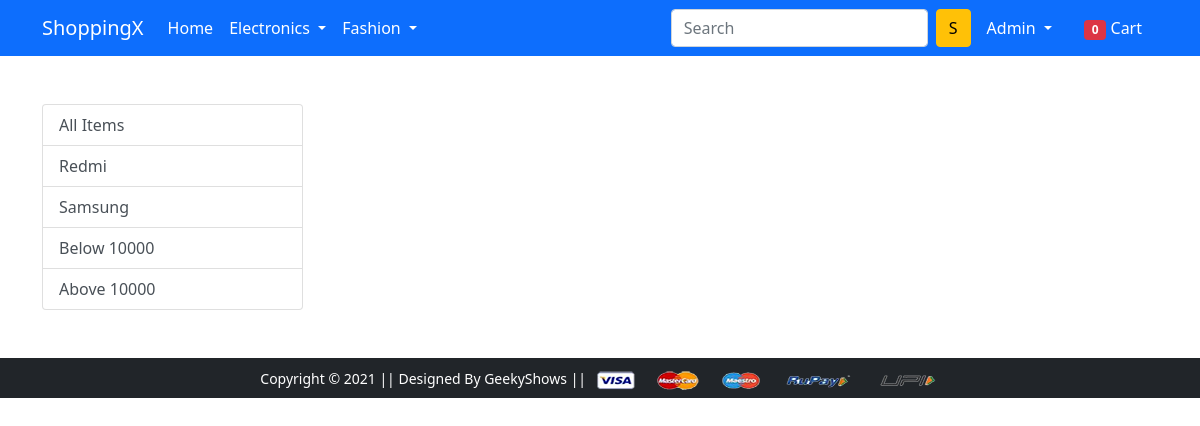
Before: /mobile/ (signed in) with the older database file.
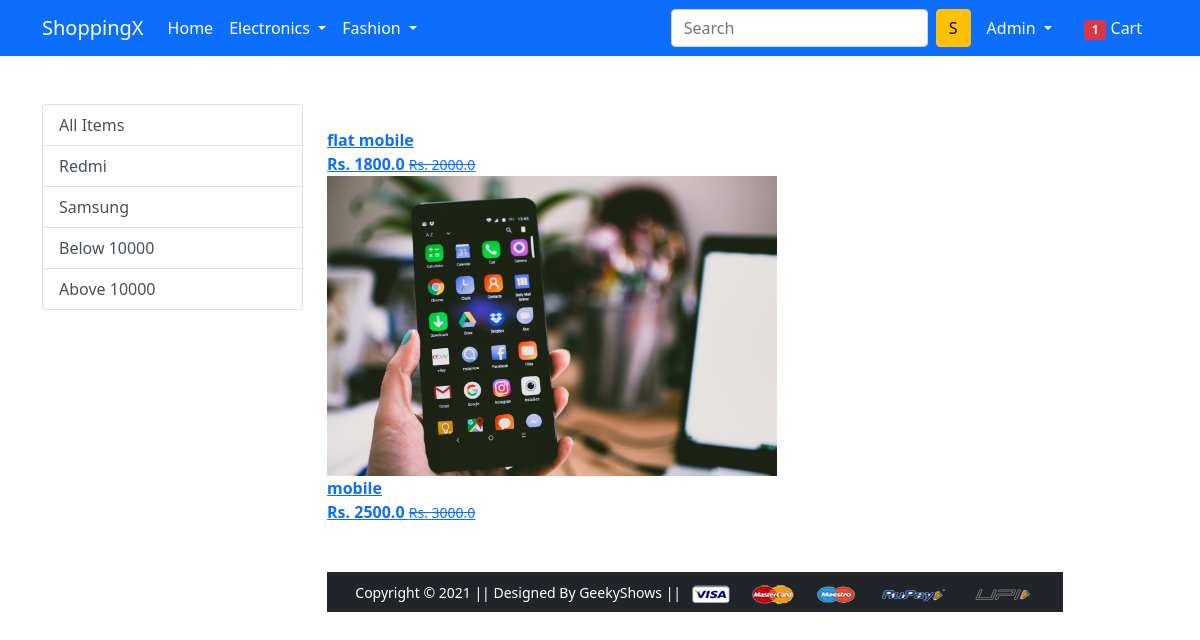
After: the same page with the newer database file.
### app/models.py (models this page shows, shortened)
class Product(models.Model):
    title = models.CharField(max_length=50)
    description = models.CharField(max_length=200)
    selling_price = models.FloatField()
    discounted_price = models.FloatField()
    brand = models.CharField(max_length=100)
    category = models.CharField(choices = CATEGORY_CHOICES,max_length=2)
    product_image = models.ImageField(upload_to='producting')

### app/views.py (the view)
# urls.py: path('mobile/', views.mobile_View.as_view(), name='mobile'),
@method_decorator(login_required, name='dispatch')
class mobile_View(View):
    def get(self, request, data=None):
        totalitem = 0
        if request.user.is_authenticated:
            totalitem = len(Cart.objects.filter(user=request.user))
        if data == None:
            product_mobile = Product.objects.filter(category='M')
        elif data == 'Redmi' or data == 'Samsung':
            product_mobile = Product.objects.filter(
                category='M').filter(brand=data)
        elif data == 'below':
            product_mobile = Product.objects.filter(
                category='M').filter(discounted_price__lt=10000)
        elif data == 'above':
            product_mobile = Product.objects.filter(
                category='M').filter(discounted_price__gt=10000)
        return render(request, 'app/mobile.html', {'product_mobile': product_mobile,'totalitem':totalitem})

### app/templates/app/mobile.html (shortened to what this page needs)
{% extends 'app/base.html' %}
{% load static %}
{% block main-content %}
<div class="container my-5">
    <div class="row">
        <div class="col-sm-3">
            <div class="list-group">
                <a href="{% url 'mobile' %}" class="list-group-item list-group-item-action" aria-current="true">
                    All Items
                </a>
                <a href="{% url 'mobiledata' 'Redmi' %}" class="list-group-item list-group-item-action"
                    aria-current="true">Redmi</a>
                <a href="{% url 'mobiledata' 'Samsung' %}" class="list-group-item list-group-item-action"
                    aria-current="true">Samsung</a>
                    <a href="{% url 'mobiledata' 'below' %}" class="list-group-item list-group-item-action"
                    aria-current="true">Below 10000</a>
                <a href="{% url 'mobiledata' 'above' %}" class="list-group-item list-group-item-action"
                    aria-current="true">Above 10000</a>
            </div>
        </div>
        <div class='col-sm-8'>
            <div class="'row">
                {% for product in product_mobile %}
                <div class="'col-sm-4 text mb-4">
                    <a href="{% url 'product-detail' product.id %}" class="'btn">
                        <div class="'item">
                            <img src='{{product.product_image.url}}' alt="" height="300"  class="">
                            <div class="fw-bold">{{product.title}}</div>
                            <div class="fw-bold">Rs. {{product.discounted_price}}
                                <small class="fw-light text-decoration-line-through">Rs.
                                    {{product.selling_price}}</small>
                            </div>
                    </a>
                    {% endfor %}
                </div>
            </div>
        </div>
    </div>
    {% endblock main-content %}

### app/templates/app/base.html (shortened to what this page needs)
<!doctype html>
{% load static %}
<html lang="en">
  <head>
    <link href="https://cdn.jsdelivr.net/npm/bootstrap@5.0.0-beta1/dist/css/bootstrap.min.css" rel="stylesheet">
    <link rel="stylesheet" href="{% static 'app/css/owl.carousel.min.css' %}">
    <link rel="stylesheet" href="{% static 'app/css/all.min.css' %}">
    <link rel="stylesheet" href="{% static 'app/css/style.css' %}">
  </head>
  <body>
    <nav class="navbar navbar-expand-lg navbar-dark bg-primary">
     <div class="container">
       <a class="navbar-brand" href="/">ShoppingX</a>
       <div class="collapse navbar-collapse" id="navbarSupportedContent">
         <ul class="navbar-nav me-auto mb-2 mb-lg-0">
           <li class="nav-item">
             <a class="nav-link active" aria-current="page" href="/">Home</a>
           </li>
           <li class="nav-item dropdown">
             <a class="nav-link dropdown-toggle text-white" href="#" id="electronicsDropdown" role="button" data-bs-toggle="dropdown" aria-expanded="false">
               Electronics
             </a>
           </li>
           <li class="nav-item dropdown">
             <a class="nav-link dropdown-toggle text-white" href="#" id="fashionDropdown" role="button" data-bs-toggle="dropdown" aria-expanded="false">
               Fashion
             </a>
           </li>
         </ul>
         <form class="d-flex">
           <input class="form-control me-2" type="search" placeholder="Search" aria-label="Search">
           <button class="btn btn-warning" type="submit">S</button>
         </form>
         <div>
          <ul class="navbar-nav me-auto mb-2 mb-lg-0">
            {% if request.user.is_authenticated %}
           <li class="nav-item dropdown mx-2">
              <a class="nav-link dropdown-toggle text-white" href="#" id="profileDropdown" role="button" data-bs-toggle="dropdown" aria-expanded="false">
                {{user|capfirst}}
              </a>
            </li>
            <li class="nav-item mx-2">
             <a href="{% url 'cart' %}" class="nav-link text-white"><span class="badge bg-danger">{{totalitem}}</span> Cart </a>
            </li>
            {% endif %}
          </ul>
         </div>
       </div>
     </div>
    </nav>
    {% block main-content %} {% endblock main-content %}
    <footer class="container-fluid bg-dark text-center p-2 mt-5">
        <small class="text-white">Copyright &copy; 2021 || Designed By GeekyShows || </small>
        <img src="{% static 'app/images/payment.png' %}" alt="" srcset="" class="img-fluid" height="2px">
    </footer>
  </body>
</html>

Changed rows visible on the page:
added Product: title "flat mobile", discounted_price "1800.0", selling_price "2000.0"
added Product: product_image (picture), title "mobile", discounted_price "2500.0", selling_price "3000.0"
Other visible differences:
{{ totalitem }}: "0" → "1"
